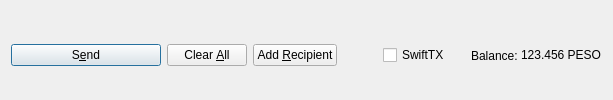
         <widget class="QFrame" name="frame_Send">
          <layout class="QHBoxLayout" name="horizontalLayout">
           <property name="bottomMargin">
            <number>0</number>
           </property>
           <item>
            <widget class="QPushButton" name="sendButton">
             <property name="minimumSize">
              <size>
               <width>150</width>
               <height>0</height>
              </size>
             </property>
             <property name="toolTip">
              <string>Confirm the send action</string>
             </property>
             <property name="text">
              <string>S&amp;end</string>
             </property>
             <property name="icon">
              <iconset resource="../criptopeso.qrc">
               <normaloff>:/icons/send</normaloff>:/icons/send</iconset>
             </property>
             <property name="autoDefault">
              <bool>false</bool>
             </property>
             <property name="default">
              <bool>true</bool>
             </property>
            </widget>
           </item>
           <item>
            <widget class="QPushButton" name="clearButton">
             <property name="sizePolicy">
              <sizepolicy hsizetype="Minimum" vsizetype="Fixed">
               <horstretch>0</horstretch>
               <verstretch>0</verstretch>
              </sizepolicy>
             </property>
             <property name="toolTip">
              <string>Clear all fields of the form.</string>
             </property>
             <property name="text">
              <string>Clear &amp;All</string>
             </property>
             <property name="icon">
              <iconset resource="../criptopeso.qrc">
               <normaloff>:/icons/remove</normaloff>:/icons/remove</iconset>
             </property>
             <property name="autoDefault">
              <bool>false</bool>
             </property>
            </widget>
           </item>
           <item>
            <widget class="QPushButton" name="addButton">
             <property name="toolTip">
              <string>Send to multiple recipients at once</string>
             </property>
             <property name="text">
              <string>Add &amp;Recipient</string>
             </property>
             <property name="icon">
              <iconset resource="../criptopeso.qrc">
               <normaloff>:/icons/add</normaloff>:/icons/add</iconset>
             </property>
             <property name="autoDefault">
              <bool>false</bool>
             </property>
            </widget>
           </item>
           <item>
            <spacer name="horizontalSpacer">
             <property name="orientation">
              <enum>Qt::Horizontal</enum>
             </property>
             <property name="sizeHint" stdset="0">
              <size>
               <width>40</width>
               <height>20</height>
              </size>
             </property>
            </spacer>
           </item>
           <item>
            <layout class="QHBoxLayout" name="horizontalLayout_2">
             <property name="spacing">
              <number>3</number>
             </property>
             <item>
              <widget class="QCheckBox" name="checkSwiftTX">
               <property name="enabled">
                <bool>true</bool>
               </property>
               <property name="minimumSize">
                <size>
                 <width>85</width>
                 <height>0</height>
                </size>
               </property>
               <property name="text">
                <string>SwiftTX</string>
               </property>
              </widget>
             </item>
             <item>
              <widget class="QLabel" name="label">
               <property name="text">
                <string>Balance:</string>
               </property>
              </widget>
             </item>
             <item>
              <widget class="QLabel" name="labelBalance">
               <property name="sizePolicy">
                <sizepolicy hsizetype="Preferred" vsizetype="Fixed">
                 <horstretch>0</horstretch>
                 <verstretch>0</verstretch>
                </sizepolicy>
               </property>
               <property name="cursor">
                <cursorShape>IBeamCursor</cursorShape>
               </property>
               <property name="text">
                <string notr="true">123.456 PESO</string>
               </property>
               <property name="textInteractionFlags">
                <set>Qt::LinksAccessibleByMouse|Qt::TextSelectableByKeyboard|Qt::TextSelectableByMouse</set>
               </property>
              </widget>
             </item>
            </layout>
           </item>
          </layout>
         </widget>
